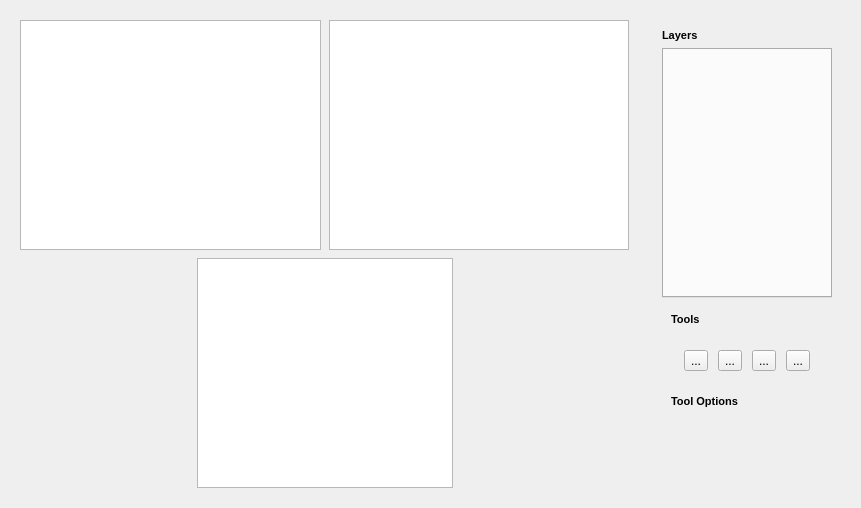
<?xml version="1.0" encoding="UTF-8"?>
<ui version="4.0">
 <class>AnnotationView</class>
 <widget class="QWidget" name="AnnotationView">
  <property name="geometry">
   <rect>
    <x>0</x>
    <y>0</y>
    <width>861</width>
    <height>508</height>
   </rect>
  </property>
  <property name="windowTitle">
   <string>Form</string>
  </property>
  <layout class="QHBoxLayout" name="horizontalLayout">
   <item>
    <widget class="QWidget" name="widget_5" native="true">
     <property name="sizePolicy">
      <sizepolicy hsizetype="MinimumExpanding" vsizetype="Expanding">
       <horstretch>200</horstretch>
       <verstretch>0</verstretch>
      </sizepolicy>
     </property>
     <layout class="QVBoxLayout" name="verticalLayout_5">
      <item>
       <layout class="QHBoxLayout" name="horizontalLayout_2">
        <item>
         <widget class="LocalizerView" name="graphicsViewLocalizer">
          <property name="sizePolicy">
           <sizepolicy hsizetype="Preferred" vsizetype="Preferred">
            <horstretch>0</horstretch>
            <verstretch>200</verstretch>
           </sizepolicy>
          </property>
          <property name="minimumSize">
           <size>
            <width>200</width>
            <height>200</height>
           </size>
          </property>
         </widget>
        </item>
        <item>
         <spacer name="horizontalSpacer_3">
          <property name="orientation">
           <enum>Qt::Horizontal</enum>
          </property>
          <property name="sizeType">
           <enum>QSizePolicy::Preferred</enum>
          </property>
          <property name="sizeHint" stdset="0">
           <size>
            <width>2</width>
            <height>20</height>
           </size>
          </property>
         </spacer>
        </item>
        <item>
         <widget class="BscanView" name="graphicsViewBscan">
          <property name="sizePolicy">
           <sizepolicy hsizetype="Preferred" vsizetype="Preferred">
            <horstretch>0</horstretch>
            <verstretch>200</verstretch>
           </sizepolicy>
          </property>
          <property name="minimumSize">
           <size>
            <width>300</width>
            <height>200</height>
           </size>
          </property>
         </widget>
        </item>
       </layout>
      </item>
      <item>
       <spacer name="verticalSpacer">
        <property name="orientation">
         <enum>Qt::Vertical</enum>
        </property>
        <property name="sizeType">
         <enum>QSizePolicy::Preferred</enum>
        </property>
        <property name="sizeHint" stdset="0">
         <size>
          <width>20</width>
          <height>2</height>
         </size>
        </property>
       </spacer>
      </item>
      <item>
       <layout class="QHBoxLayout" name="horizontalLayout_3">
        <item>
         <spacer name="horizontalSpacer">
          <property name="orientation">
           <enum>Qt::Horizontal</enum>
          </property>
          <property name="sizeHint" stdset="0">
           <size>
            <width>40</width>
            <height>20</height>
           </size>
          </property>
         </spacer>
        </item>
        <item>
         <widget class="EnfaceView" name="graphicsViewEnface">
          <property name="sizePolicy">
           <sizepolicy hsizetype="Preferred" vsizetype="Preferred">
            <horstretch>0</horstretch>
            <verstretch>50</verstretch>
           </sizepolicy>
          </property>
          <property name="minimumSize">
           <size>
            <width>200</width>
            <height>200</height>
           </size>
          </property>
         </widget>
        </item>
        <item>
         <spacer name="horizontalSpacer_2">
          <property name="orientation">
           <enum>Qt::Horizontal</enum>
          </property>
          <property name="sizeHint" stdset="0">
           <size>
            <width>40</width>
            <height>20</height>
           </size>
          </property>
         </spacer>
        </item>
       </layout>
      </item>
     </layout>
    </widget>
   </item>
   <item>
    <widget class="QWidget" name="widget" native="true">
     <property name="sizePolicy">
      <sizepolicy hsizetype="Expanding" vsizetype="Expanding">
       <horstretch>1</horstretch>
       <verstretch>0</verstretch>
      </sizepolicy>
     </property>
     <layout class="QVBoxLayout" name="verticalLayout_4">
      <item>
       <widget class="QWidget" name="widget_2" native="true">
        <property name="sizePolicy">
         <sizepolicy hsizetype="Expanding" vsizetype="Expanding">
          <horstretch>100</horstretch>
          <verstretch>0</verstretch>
         </sizepolicy>
        </property>
        <layout class="QVBoxLayout" name="verticalLayout_2">
         <item>
          <widget class="QLabel" name="label_4">
           <property name="minimumSize">
            <size>
             <width>0</width>
             <height>0</height>
            </size>
           </property>
           <property name="font">
            <font>
             <pointsize>8</pointsize>
             <weight>75</weight>
             <bold>true</bold>
            </font>
           </property>
           <property name="text">
            <string>Layers</string>
           </property>
           <property name="alignment">
            <set>Qt::AlignLeading|Qt::AlignLeft|Qt::AlignVCenter</set>
           </property>
          </widget>
         </item>
         <item>
          <widget class="QTabWidget" name="layerOverview">
           <property name="minimumSize">
            <size>
             <width>170</width>
             <height>250</height>
            </size>
           </property>
           <property name="currentIndex">
            <number>-1</number>
           </property>
           <property name="elideMode">
            <enum>Qt::ElideNone</enum>
           </property>
          </widget>
         </item>
         <item>
          <widget class="QWidget" name="widget_3" native="true">
           <property name="sizePolicy">
            <sizepolicy hsizetype="Expanding" vsizetype="Expanding">
             <horstretch>100</horstretch>
             <verstretch>0</verstretch>
            </sizepolicy>
           </property>
           <layout class="QVBoxLayout" name="verticalLayout_7">
            <item>
             <widget class="QLabel" name="label_2">
              <property name="minimumSize">
               <size>
                <width>0</width>
                <height>0</height>
               </size>
              </property>
              <property name="font">
               <font>
                <pointsize>8</pointsize>
                <weight>75</weight>
                <bold>true</bold>
               </font>
              </property>
              <property name="text">
               <string>Tools</string>
              </property>
              <property name="alignment">
               <set>Qt::AlignLeading|Qt::AlignLeft|Qt::AlignVCenter</set>
              </property>
             </widget>
            </item>
            <item>
             <widget class="QWidget" name="widget_4" native="true">
              <property name="sizePolicy">
               <sizepolicy hsizetype="Expanding" vsizetype="Expanding">
                <horstretch>0</horstretch>
                <verstretch>0</verstretch>
               </sizepolicy>
              </property>
              <layout class="QGridLayout" name="gridLayout">
               <item row="1" column="3">
                <widget class="QToolButton" name="toolButton_8">
                 <property name="text">
                  <string>...</string>
                 </property>
                 <property name="iconSize">
                  <size>
                   <width>24</width>
                   <height>24</height>
                  </size>
                 </property>
                </widget>
               </item>
               <item row="1" column="0">
                <widget class="QToolButton" name="penButton">
                 <property name="text">
                  <string>...</string>
                 </property>
                 <property name="icon">
                  <iconset resource="resources.qrc">
                   <normaloff>:/icons/icons/baseline-edit-24px.svg</normaloff>:/icons/icons/baseline-edit-24px.svg</iconset>
                 </property>
                 <property name="iconSize">
                  <size>
                   <width>24</width>
                   <height>24</height>
                  </size>
                 </property>
                </widget>
               </item>
               <item row="1" column="1">
                <widget class="QToolButton" name="toolButton_7">
                 <property name="text">
                  <string>...</string>
                 </property>
                 <property name="iconSize">
                  <size>
                   <width>24</width>
                   <height>24</height>
                  </size>
                 </property>
                </widget>
               </item>
               <item row="1" column="2">
                <widget class="QToolButton" name="toolButton_6">
                 <property name="text">
                  <string>...</string>
                 </property>
                 <property name="iconSize">
                  <size>
                   <width>24</width>
                   <height>24</height>
                  </size>
                 </property>
                </widget>
               </item>
              </layout>
             </widget>
            </item>
            <item>
             <widget class="QLabel" name="label_3">
              <property name="minimumSize">
               <size>
                <width>0</width>
                <height>0</height>
               </size>
              </property>
              <property name="font">
               <font>
                <pointsize>8</pointsize>
                <weight>75</weight>
                <bold>true</bold>
               </font>
              </property>
              <property name="text">
               <string>Tool Options</string>
              </property>
              <property name="alignment">
               <set>Qt::AlignLeading|Qt::AlignLeft|Qt::AlignVCenter</set>
              </property>
             </widget>
            </item>
            <item>
             <widget class="QWidget" name="widget_6" native="true">
              <property name="sizePolicy">
               <sizepolicy hsizetype="Preferred" vsizetype="MinimumExpanding">
                <horstretch>0</horstretch>
                <verstretch>0</verstretch>
               </sizepolicy>
              </property>
             </widget>
            </item>
           </layout>
          </widget>
         </item>
        </layout>
       </widget>
      </item>
     </layout>
    </widget>
   </item>
  </layout>
 </widget>
 <customwidgets>
  <customwidget>
   <class>LocalizerView</class>
   <extends>QGraphicsView</extends>
   <header>oat.views.annotation</header>
  </customwidget>
  <customwidget>
   <class>BscanView</class>
   <extends>QGraphicsView</extends>
   <header>oat.views.annotation</header>
  </customwidget>
  <customwidget>
   <class>EnfaceView</class>
   <extends>QGraphicsView</extends>
   <header>oat.views.annotation</header>
  </customwidget>
 </customwidgets>
 <resources>
  <include location="resources.qrc"/>
 </resources>
 <connections/>
</ui>
